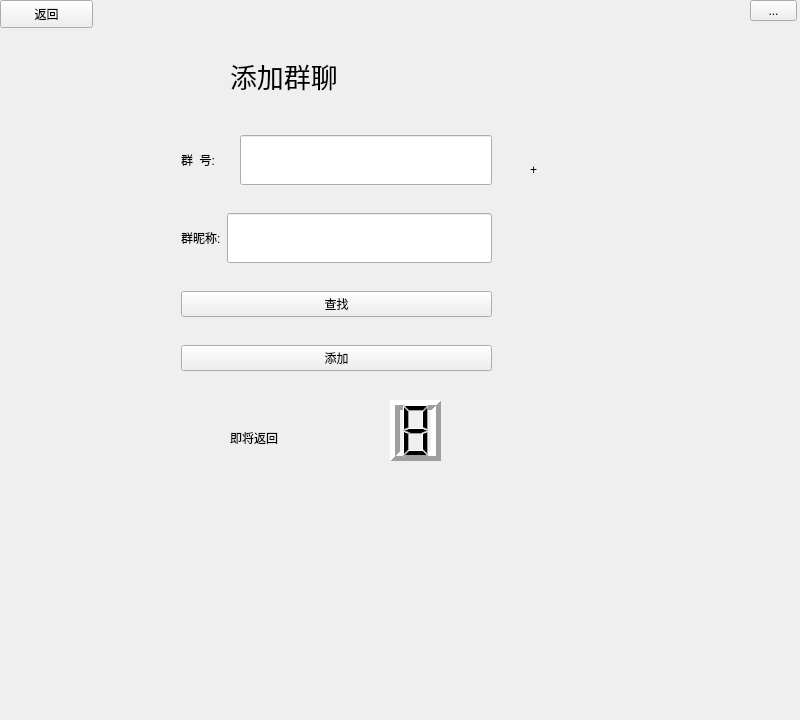
<?xml version="1.0" encoding="UTF-8"?>
<ui version="4.0">
 <class>Frame</class>
 <widget class="QFrame" name="Frame">
  <property name="geometry">
   <rect>
    <x>0</x>
    <y>0</y>
    <width>800</width>
    <height>720</height>
   </rect>
  </property>
  <property name="windowTitle">
   <string>Frame</string>
  </property>
  <widget class="QPushButton" name="back">
   <property name="geometry">
    <rect>
     <x>0</x>
     <y>0</y>
     <width>93</width>
     <height>28</height>
    </rect>
   </property>
   <property name="text">
    <string>返回</string>
   </property>
  </widget>
  <widget class="QLabel" name="avatar_img">
   <property name="geometry">
    <rect>
     <x>530</x>
     <y>130</y>
     <width>80</width>
     <height>80</height>
    </rect>
   </property>
   <property name="text">
    <string>+</string>
   </property>
  </widget>
  <widget class="QLabel" name="label_3">
   <property name="geometry">
    <rect>
     <x>230</x>
     <y>50</y>
     <width>221</width>
     <height>51</height>
    </rect>
   </property>
   <property name="font">
    <font>
     <family>一纸情书</family>
     <pointsize>20</pointsize>
    </font>
   </property>
   <property name="text">
    <string>添加群聊</string>
   </property>
  </widget>
  <widget class="QWidget" name="layoutWidget">
   <property name="geometry">
    <rect>
     <x>181</x>
     <y>113</y>
     <width>311</width>
     <height>281</height>
    </rect>
   </property>
   <layout class="QVBoxLayout" name="verticalLayout">
    <item>
     <layout class="QHBoxLayout" name="horizontalLayout_2">
      <item>
       <widget class="QLabel" name="label_2">
        <property name="minimumSize">
         <size>
          <width>53</width>
          <height>0</height>
         </size>
        </property>
        <property name="maximumSize">
         <size>
          <width>58</width>
          <height>16777215</height>
         </size>
        </property>
        <property name="text">
         <string>群  号:</string>
        </property>
       </widget>
      </item>
      <item>
       <widget class="QLineEdit" name="line_g_id">
        <property name="minimumSize">
         <size>
          <width>0</width>
          <height>50</height>
         </size>
        </property>
       </widget>
      </item>
     </layout>
    </item>
    <item>
     <layout class="QHBoxLayout" name="horizontalLayout_4">
      <item>
       <widget class="QLabel" name="label_4">
        <property name="minimumSize">
         <size>
          <width>38</width>
          <height>21</height>
         </size>
        </property>
        <property name="maximumSize">
         <size>
          <width>58</width>
          <height>21</height>
         </size>
        </property>
        <property name="text">
         <string>群昵称:</string>
        </property>
       </widget>
      </item>
      <item>
       <widget class="QLineEdit" name="line_nickname">
        <property name="minimumSize">
         <size>
          <width>0</width>
          <height>50</height>
         </size>
        </property>
        <property name="maximumSize">
         <size>
          <width>100000</width>
          <height>50</height>
         </size>
        </property>
       </widget>
      </item>
     </layout>
    </item>
    <item>
     <widget class="QPushButton" name="btn_search">
      <property name="text">
       <string>查找</string>
      </property>
     </widget>
    </item>
    <item>
     <widget class="QPushButton" name="btn_add">
      <property name="text">
       <string>添加</string>
      </property>
     </widget>
    </item>
   </layout>
  </widget>
  <widget class="QLCDNumber" name="time">
   <property name="geometry">
    <rect>
     <x>390</x>
     <y>400</y>
     <width>51</width>
     <height>61</height>
    </rect>
   </property>
   <property name="lineWidth">
    <number>5</number>
   </property>
   <property name="digitCount">
    <number>1</number>
   </property>
   <property name="value" stdset="0">
    <double>8.000000000000000</double>
   </property>
  </widget>
  <widget class="QLabel" name="error">
   <property name="geometry">
    <rect>
     <x>510</x>
     <y>340</y>
     <width>101</width>
     <height>16</height>
    </rect>
   </property>
   <property name="autoFillBackground">
    <bool>false</bool>
   </property>
   <property name="styleSheet">
    <string notr="true">color:red</string>
   </property>
   <property name="text">
    <string/>
   </property>
  </widget>
  <widget class="QToolButton" name="toolButton">
   <property name="geometry">
    <rect>
     <x>750</x>
     <y>0</y>
     <width>47</width>
     <height>21</height>
    </rect>
   </property>
   <property name="text">
    <string>...</string>
   </property>
  </widget>
  <widget class="QLabel" name="tips">
   <property name="geometry">
    <rect>
     <x>230</x>
     <y>430</y>
     <width>61</width>
     <height>16</height>
    </rect>
   </property>
   <property name="text">
    <string>即将返回</string>
   </property>
  </widget>
 </widget>
 <resources/>
 <connections/>
</ui>
